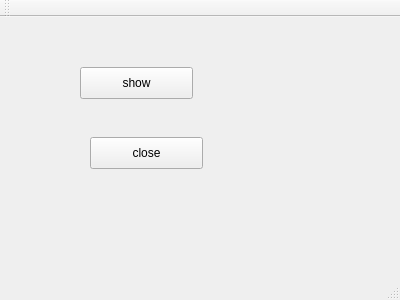
<?xml version="1.0" encoding="UTF-8"?>
<ui version="4.0">
 <class>MainWindow</class>
 <widget class="QMainWindow" name="MainWindow">
  <property name="geometry">
   <rect>
    <x>0</x>
    <y>0</y>
    <width>400</width>
    <height>300</height>
   </rect>
  </property>
  <property name="windowTitle">
   <string>MainWindow</string>
  </property>
  <widget class="QWidget" name="centralWidget">
   <widget class="QPushButton" name="showButton">
    <property name="geometry">
     <rect>
      <x>80</x>
      <y>50</y>
      <width>113</width>
      <height>32</height>
     </rect>
    </property>
    <property name="text">
     <string>show</string>
    </property>
   </widget>
   <widget class="QPushButton" name="closeButton">
    <property name="geometry">
     <rect>
      <x>90</x>
      <y>120</y>
      <width>113</width>
      <height>32</height>
     </rect>
    </property>
    <property name="text">
     <string>close</string>
    </property>
   </widget>
  </widget>
  <widget class="QMenuBar" name="menuBar">
   <property name="geometry">
    <rect>
     <x>0</x>
     <y>0</y>
     <width>400</width>
     <height>22</height>
    </rect>
   </property>
  </widget>
  <widget class="QToolBar" name="mainToolBar">
   <attribute name="toolBarArea">
    <enum>TopToolBarArea</enum>
   </attribute>
   <attribute name="toolBarBreak">
    <bool>false</bool>
   </attribute>
  </widget>
  <widget class="QStatusBar" name="statusBar"/>
 </widget>
 <layoutdefault spacing="6" margin="11"/>
 <resources/>
 <connections/>
</ui>
